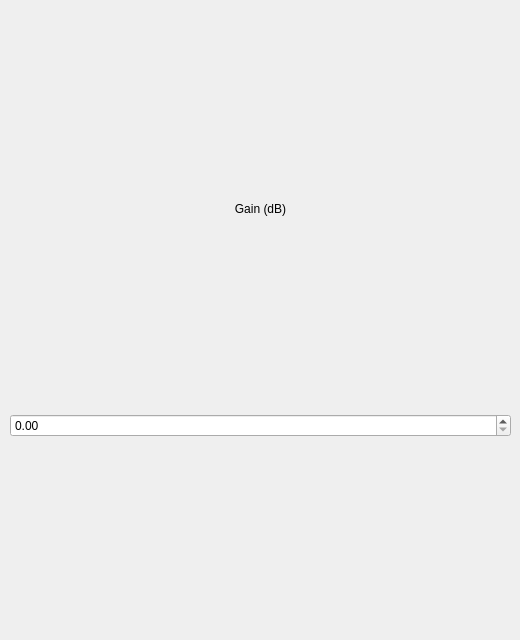
                  <widget class="QWidget" name="captureDetailsOptionalTab">
                   <attribute name="title">
                    <string>Optional</string>
                   </attribute>
                   <widget class="QWidget" name="verticalLayoutWidget_14">
                    <property name="geometry">
                     <rect>
                      <x>10</x>
                      <y>10</y>
                      <width>501</width>
                      <height>621</height>
                     </rect>
                    </property>
                    <layout class="QVBoxLayout" name="verticalLayout_9">
                     <item>
                      <widget class="QLabel" name="detailsGainLabel">
                       <property name="sizePolicy">
                        <sizepolicy hsizetype="Preferred" vsizetype="Fixed">
                         <horstretch>0</horstretch>
                         <verstretch>0</verstretch>
                        </sizepolicy>
                       </property>
                       <property name="text">
                        <string>Gain (dB)</string>
                       </property>
                       <property name="alignment">
                        <set>Qt::AlignBottom|Qt::AlignHCenter</set>
                       </property>
                      </widget>
                     </item>
                     <item>
                      <widget class="QDoubleSpinBox" name="detailsGainDoubleSpinBox">
                       <property name="maximum">
                        <double>300.000000000000000</double>
                       </property>
                      </widget>
                     </item>
                    </layout>
                   </widget>
                  </widget>
